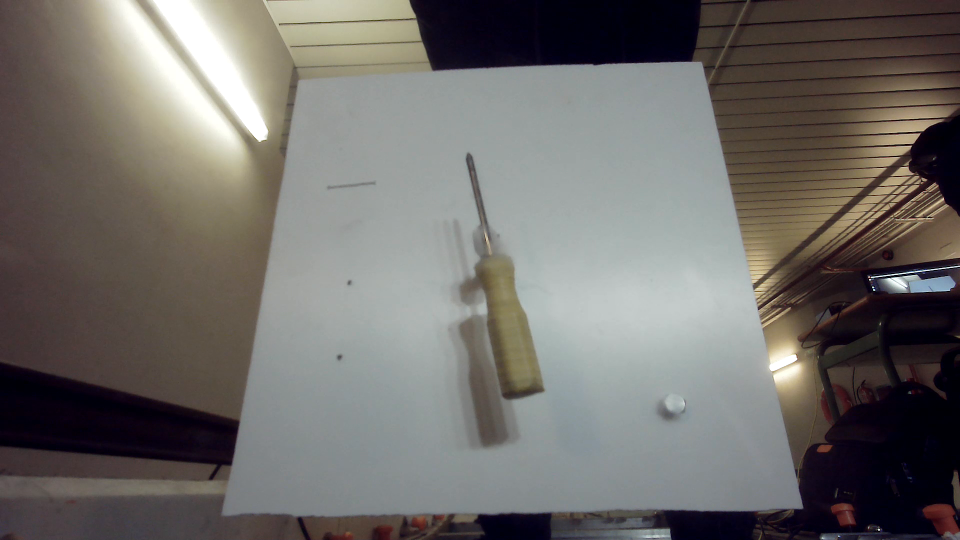
#> input picture hsv-calibration/raw_data/captured_image.png_20250505-115248.png, 1920 x 1080 px (shown at 1/2 size)
$ python -i BlueROV_stream_data.py   (imports and definitions only)
#> lines starting #> are read from the running program, lines starting #| are printed output that depends on the picture
#!/usr/bin/env python
"""
BlueRov video capture class
"""

import cv2
import gi
import numpy as np
import time
import os
from openpyxl import Workbook, load_workbook

# [1 line not run here, left out]
from gi.repository import Gst


class Video():
    """BlueRov video capture class constructor

    Attributes:
        port (int): Video UDP port
        video_codec (string): Source h264 parser
        video_decode (string): Transform YUV (12bits) to BGR (24bits)
        video_pipe (object): GStreamer top-level pipeline
        video_sink (object): Gstreamer sink element
        video_sink_conf (string): Sink configuration
        video_source (string): Udp source ip and port
        latest_frame (np.ndarray): Latest retrieved video frame
    """

    def __init__(self, port=5600):
        """Summary

        Args:
            port (int, optional): UDP port
        """

        Gst.init(None)

        self.port = port
        self.latest_frame = self._new_frame = None

        # [Software component diagram](https://www.ardusub.com/software/components.html)
        # UDP video stream (:5600)
        self.video_source = 'udpsrc port={}'.format(self.port)
        # [Rasp raw image](http://picamera.readthedocs.io/en/release-0.7/recipes2.html#raw-image-capture-yuv-format)
        # Cam -> CSI-2 -> H264 Raw (YUV 4-4-4 (12bits) I420)
        self.video_codec = '! application/x-rtp, payload=96 ! rtph264depay ! h264parse ! avdec_h264'
        # Python don't have nibble, convert YUV nibbles (4-4-4) to OpenCV standard BGR bytes (8-8-8)
        self.video_decode = \
            '! decodebin ! videoconvert ! video/x-raw,format=(string)BGR ! videoconvert'
        # Create a sink to get data
        self.video_sink_conf = \
            '! appsink emit-signals=true sync=false max-buffers=2 drop=true'

        self.video_pipe = None
        self.video_sink = None

        self.run()

    def start_gst(self, config=None):
        """ Start gstreamer pipeline and sink
        Pipeline description list e.g:
            [
                'videotestsrc ! decodebin', \
                '! videoconvert ! video/x-raw,format=(string)BGR ! videoconvert',
                '! appsink'
            ]

        Args:
            config (list, optional): Gstreamer pileline description list
        """

        if not config:
            config = \
                [
                    'videotestsrc ! decodebin',
                    '! videoconvert ! video/x-raw,format=(string)BGR ! videoconvert',
                    '! appsink'
                ]

        command = ' '.join(config)
        self.video_pipe = Gst.parse_launch(command)
        self.video_pipe.set_state(Gst.State.PLAYING)
        self.video_sink = self.video_pipe.get_by_name('appsink0')

    # [40 lines left out: functions gst_to_opencv, frame, frame_available, not called in this run]

    def run(self):
        """ Get frame to update _new_frame
        """

        self.start_gst(
            [
                self.video_source,
                self.video_codec,
                self.video_decode,
                self.video_sink_conf
            ])

        self.video_sink.connect('new-sample', self.callback)

    # [16 lines left out: functions callback, capture_image, not called in this run]
    from openpyxl import Workbook, load_workbook


    # [239 lines left out: functions log_to_excel, detect_red_color, detect_orange_color, detect_green_color, detect_blue_color, detect_yellow_color, not called in this run]


# [32 lines not run here, left out]


>>> import cv2
>>> picture = cv2.imread('hsv-calibration/raw_data/captured_image.png_20250505-115248.png', cv2.IMREAD_GRAYSCALE)
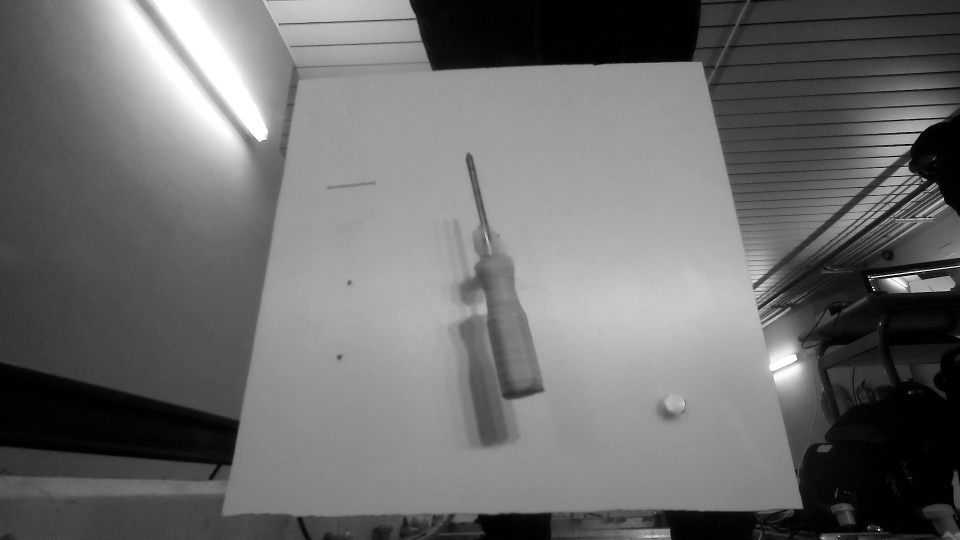
#> picture: shape (1080, 1920) (shown at 1/2 size); min 0, max 255, mean 108.8
>>> result = Video().detect_red_color(picture)
#> (the call stopped at in start_gst, `self.video_pipe = Gst.parse_launch(command)`: gi is not available in this run)
#> (the run stopped early here; a loop or call above may not have finished)
